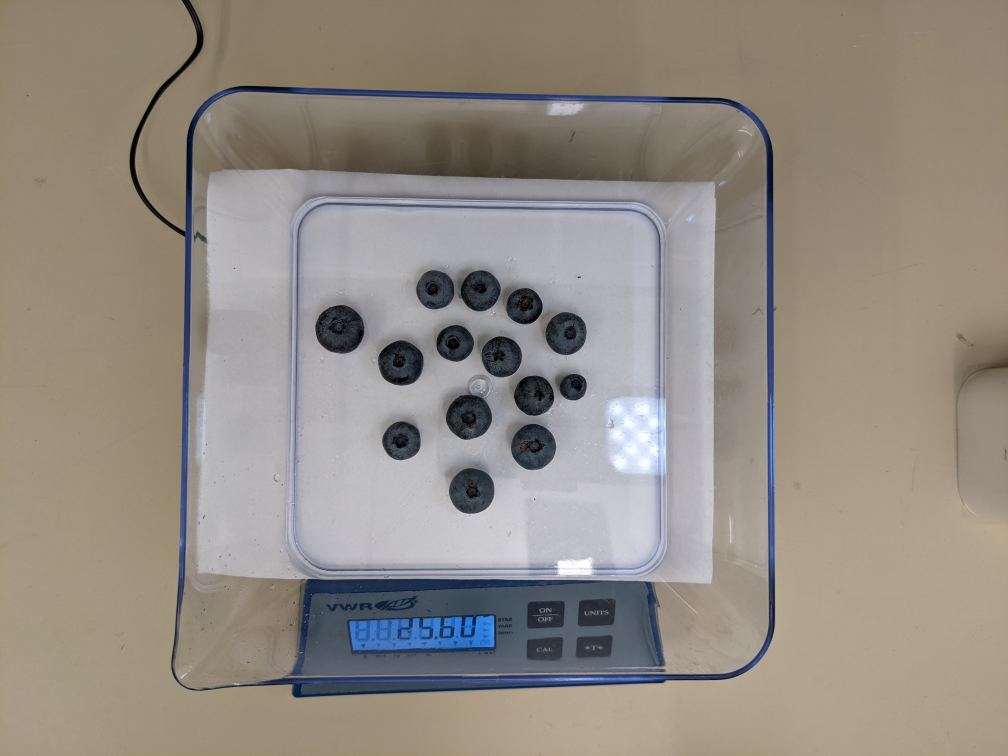
#> input picture analysis/fixed_final/train/13-315_R2S2.jpg, 4032 x 3024 px, given as the content of the folder ses/Fall22Lab/Data2023-20230714T162453Z-001/Data2023/BW0516/, which was not available (shown at 1/4 size)
$ python blueberry_final.py
#> lines starting #> are read from the running program, lines starting #| are printed output that depends on the picture; after the words box and inside, x2 and y2 are one past the last pixel; in counts of white or black regions, pixels touching at a corner belong together; long printed decimals are rounded; pictures that were not available may be replaced by others from this repository, and a replacement may not be noted

import os
import numpy as np
import sys
import cv2
import matplotlib.pyplot as plt

from kivyapp.blueberry import SCALING_FACTOR

#SCALING_FACTOR = 0.5
np.set_printoptions(suppress=True)
def findRealBlueBerry(circles, colors):
    # stack together coord and color of circle center, with a threshold for the colors
    embedded_circle = np.hstack((circles[:,:2], np.where(colors<90, 0, 1000)))
    # calculate the mean of (x, y, blue, green, red)
    mean, std = np.mean(embedded_circle, axis = 0), np.std(embedded_circle, axis=0)
    # check the outliers of each (x, y, b, g, r), coord uses 2.5 * std, colors uses 1 * std or 2.5 std depending on std value
    #print(embedded_circle)
    #print(mean)
    #print(std)
    if (any(std[2:] > 100)):
        #print(np.abs(embedded_circle - mean))
        element_is_outlier = np.abs(embedded_circle - mean) > ([3, 3, 1, 1, 1]*std)
    else:
        element_is_outlier = np.abs(embedded_circle - mean) > ([3, 3, 2.5, 2.5, 2.5]*std)
    # compile for each circle
    circle_is_outlier = np.any(element_is_outlier, axis = 1)
    #print(mean + 1.5*std)
    #print(element_is_outlier)
    real_circles = np.array([])
    for i,is_outlier in enumerate(circle_is_outlier):
        if not is_outlier:
            real_circles = np.concatenate((real_circles, circles[i]))
    return real_circles.reshape(-1,3)

def findCircleAverageColor(img, circles):
    colors = []
    for i in circles:
        #print(i[:2].astype(int))
        mask = np.zeros(img.shape[:2], dtype="uint8")
        cv2.circle(mask,tuple(i[:2].astype(int)), i[2].astype(int), 1, thickness=-1)
        this_circle = cv2.bitwise_and(img, img, mask=mask)
        color = (np.sum(this_circle.reshape(-1,3), axis=0) / (np.pi*np.power(i[2],2)))
        colors.append(color)
    return np.array(colors).astype(int)

# otsu threshold https://docs.opencv.org/4.x/d7/d4d/tutorial_py_thresholding.html
# [5 lines left out: function otsuThresholding, not called in this run]
def adaptiveThreshold(img):
    return cv2.adaptiveThreshold(img, 255, cv2.ADAPTIVE_THRESH_MEAN_C, cv2.THRESH_BINARY_INV, 11, 7)

# regiongrowing - watershed https://docs.opencv.org/4.x/d3/db4/tutorial_py_watershed.html
def watershed(original, berries, berries_center):
    # [4 lines of commented-out code are left out]
    fg = np.uint8(berries_center)
    unknown = cv2.subtract(berries, fg)

    ret, markers = cv2.connectedComponents(fg)
    markers = markers+1
    markers[unknown==1] = 0

    markers = cv2.watershed(original, markers)
    #original[markers == -1] = [0,0,255]
    markers = np.where(markers == -1, 1, markers)
    return markers, unknown, fg, berries#, dist_transform


# [17 lines left out: functions colorEmphasis, HDI, not called in this run]

def circularity(img, num_circles):
    output = np.zeros(num_circles)

    for i in range(num_circles):
        x_coord, y_coord = np.where(img == i+2)
        circle_area = len(x_coord)
        circle_center = [np.mean(x_coord), np.mean(y_coord)]
        circle_radius = np.sqrt(circle_area/np.pi)

        circle = [int(circle_center[1]),int(circle_center[0]),int(circle_radius)]

        circle_img = np.where(img == i+2, 255, 0)
        contours, _ = cv2.findContours(circle_img.astype(np.uint8),1,2)
        enclose_cirlce_center, enclose_cirlce_radius = cv2.minEnclosingCircle(contours[0])
        #enclose_circle = [enclose_cirlce_center[0], enclose_cirlce_center[1], enclose_cirlce_radius]
        #plt.imshow(blob(circle_img))
        circle_img = np.stack((circle_img,circle_img,circle_img),axis=-1)

        color_ratio = findCircleAverageColor(circle_img, np.array([circle]))[0][0] / 255
        radius_ratio = circle_radius / enclose_cirlce_radius
        # [7 lines of commented-out code are left out]

        if color_ratio < 0.85 or radius_ratio < 0.7:
            output[i] = int(i+2)
    return output

def GenerateOutput(frame, folder, img_select, resolutions_scale = 500):
    if (frame.shape[0] < frame.shape[1]):
        frame = cv2.rotate(frame,cv2.ROTATE_90_CLOCKWISE)
    #print(frame.shape)
    #frame = cv2.rotate(frame,cv2.ROTATE_90_CLOCKWISE)
    imgsz = (3*resolutions_scale,4*resolutions_scale)
    print(imgsz)
    frame = cv2.resize(frame, imgsz)
    #print(frame.shape)
    # find all circles [(cir_x, cir_y, radius), ...]
    try:
        os.mkdir("./output_{folder:s}/{src:d}".format(folder = folder, src = img_select+1))
    except:
        pass
    circles = cv2.HoughCircles(cv2.cvtColor(frame, cv2.COLOR_BGR2GRAY), cv2.HOUGH_GRADIENT, 1, 50,
                                   param1=100, param2=40, # 30, 25, 13
                                   minRadius=20, maxRadius=55)

    # outlier filter
    #mean_color = cv2.blur(frame,(3,3))
    center_colors = findCircleAverageColor(frame, circles[0,:])
    real_circles = findRealBlueBerry(circles[0,:], center_colors)

    # circle visualize
    raw_circle = frame.copy()
    raw_circle_mask = np.zeros(raw_circle.shape[:2], dtype="uint8")
    blueberry_center = raw_circle_mask.copy()
    if circles is not None:
            circles = np.uint16(np.around(circles))
            for i in circles[0, :]:
                center = (i[0], i[1])
                # circle center
                cv2.circle(raw_circle, center, 4, (0,255,0), 2)
                # circle outline
                radius = i[2]
                cv2.circle(raw_circle, center, radius, (0,255,0), 2)

            real_circles = np.uint16(np.around(real_circles))
            for i in real_circles[:]:
                center = (i[0], i[1])

                # circle center
                cv2.circle(raw_circle, center, 1, (0,255,255), 2)
                # circle outline
                radius = i[2]
                cv2.circle(raw_circle, center, radius, (0,255,255), 2)
                #raw_circle_mask = cv2.circle(raw_circle_mask, center, radius+30, 1, thickness=-1)
                raw_circle_mask = cv2.circle(raw_circle_mask, center, radius+40, 1, thickness=-1)
                blueberry_center = cv2.circle(blueberry_center, center, 25, 1, thickness=-1)

    y_bounds = [np.min(np.nonzero(raw_circle_mask)[0]), np.max(np.nonzero(raw_circle_mask)[0])]
    x_bounds = [np.min(np.nonzero(raw_circle_mask)[1]), np.max(np.nonzero(raw_circle_mask)[1])]
    cv2.rectangle(raw_circle,(x_bounds[0],y_bounds[0]),(x_bounds[1],y_bounds[1]),(255,0,0),5)
    #print(y_bounds, x_bounds)

    focused_frame = frame[y_bounds[0]:y_bounds[1],x_bounds[0]:x_bounds[1],:]
    focused_mask = raw_circle_mask[y_bounds[0]:y_bounds[1],x_bounds[0]:x_bounds[1]]
    focused_center = blueberry_center[y_bounds[0]:y_bounds[1],x_bounds[0]:x_bounds[1]]

    blueberry_stage_4 = watershed(focused_frame,focused_mask,focused_center)

    non_circles = circularity(blueberry_stage_4[0], np.max(blueberry_stage_4[0])-1)
    #print(non_circles)
    filtered_final_stage = blueberry_stage_4[0].copy()
    filtered_final_stage[np.isin(filtered_final_stage,non_circles)] = 1
    num_filtered = np.count_nonzero(non_circles)
    #print(num_filtered)

    focus_area = (y_bounds[1]-y_bounds[0]) * (x_bounds[1] - x_bounds[0])
    background_area = np.count_nonzero(blueberry_stage_4[0] == 1)
    final = np.uint8(np.where(blueberry_stage_4[0] == 1, 0, 255))
    final_inv = np.uint8(np.where(blueberry_stage_4[0] == 1, 255, 0))
    area = (focus_area - background_area)/(np.max(blueberry_stage_4[0])-1)

    background_area_f = np.count_nonzero(filtered_final_stage == 1)
    final_f = np.uint8(np.where(filtered_final_stage == 1, 0, 255))
    final_inv_f = np.uint8(np.where(filtered_final_stage == 1, 255, 0))
    filtered_area = (focus_area - background_area_f)/(np.max(blueberry_stage_4[0])-1-num_filtered) # area at 2000x1500, not scaled back to 4032x3024
    percent_area_change = 100*((filtered_area-area)/area)
    print("\tcount: ", np.max(blueberry_stage_4[0])-1)
    print("\tavg area: ", area, "\n\tfiltered avg: ", filtered_area, "\n\t# filtered", num_filtered, "\n\t% change: ", percent_area_change)
    print("tests: ", filtered_final_stage.shape)
    print("tests: ", focus_area)
    print("tests: ", background_area_f)
    print("tests: ",(np.max(blueberry_stage_4[0])-1-num_filtered))
    #np.savetxt("/home/lixin/Classes/Fall22Lab/blueberry_final.csv", )
    #print("tests: ", frame.shape)
    final = cv2.bitwise_and(focused_frame,focused_frame,mask=final)
    final_f = cv2.bitwise_and(focused_frame,focused_frame,mask=final_f)
    final_inv_f = cv2.bitwise_and(focused_frame,focused_frame,mask=final_inv_f)

    texts = final.copy()#np.zeros(focused_frame.shape,dtype=np.uint8)
    # [13 lines of commented-out code are left out]


    overall = np.hstack((texts, final_f, final_inv_f))
    overall_g = np.hstack((blueberry_stage_4[0],filtered_final_stage,blueberry_stage_4[0]-filtered_final_stage))
    normalized_watershed = np.uint8(overall_g*255/np.max(overall_g))

    fig, axes = plt.subplots(3,1)
    axes[0].imshow(overall)
    axes[1].imshow(overall_g)
    axes[2].imshow(raw_circle)
    #plt.imshow(frame)
    #plt.show()

    cv2.imwrite('./output_{folder:s}/{src:d}/{ver:d}.jpg'.format(folder = folder, src = img_select+1, ver = img_select+1), raw_circle)
    cv2.imwrite('./output_{folder:s}/{src:d}/{ver:d}_watershed.jpg'.format(folder = folder, src = img_select+1, ver = img_select+1), normalized_watershed)
    #cv2.imwrite('./output/{src:d}/{ver:d}_stage_2.jpg'.format(src = img_select+1, ver = img_select+1), blueberry_stage_2)
    cv2.imwrite('./output_{folder:s}/{src:d}/{ver:d}_output.jpg'.format(folder = folder, src = img_select+1, ver = img_select+1), overall)
    print('./output_{folder:s}/{src:d}/{ver:d}_output.jpg'.format(folder = folder, src = img_select+1, ver = img_select+1))
    #print(sys.argv[:])
    print("\n")
    plt.close()
    return np.max(blueberry_stage_4[0])-1, area, filtered_area

if __name__ == "__main__":
    img_dirs = []
    # [4 lines of commented-out code are left out]
    img_folder = "/home/lixin/Classes/Fall22Lab/Data2023-20230714T162453Z-001/Data2023/BW0516/"
    folder = "brewton" #470
    # [4 lines of commented-out code are left out]

    resolutions_scale = 410 #500
    for image in os.listdir(img_folder):
        if image.endswith(".jpg"):
            img_dirs.append(image)
    img_dirs = np.sort(img_dirs)
    if len(sys.argv) > 1:
        img_select = int(sys.argv[1])-1
    else:
        img_select = None

    results = []
    if img_select is None:
        for i, img_file in enumerate(img_dirs):
            print(i)
            frame = cv2.imread(img_folder + img_file)
#> frame is the input picture: shape (3024, 4032, 3); mean B, G, R 131, 140, 147.1
            count, area, filtered = GenerateOutput(frame, folder, i, resolutions_scale=resolutions_scale)
#> in GenerateOutput, `circles = cv2.HoughCircles(cv2.cvtColor(frame, cv2.COLOR_BGR2GRAY), cv..`: circles = 14 rows, first 8: [502.5, 867.5, 37.1], [648.5, 815.5, 33.2], [638.5, 652.5, 36.6], [551.5, 762.5, 36.6], [757.5, 707.5, 31.4], [757.5, 781.5, 31.9], [511.5, 653.5, 31.3], [685.5, 920.5, 33.8]
#> the loop in findCircleAverageColor, `for i in circles:` made 14 passes
#> (i, color) on passes 1 to 4: ([502.5, 867.5, 37.1], [61.71, 53.96, 47.35]), ([648.5, 815.5, 33.2], [50.93, 45.22, 40.08]), ([638.5, 652.5, 36.6], [41.73, 35.76, 30.45]), ([551.5, 762.5, 36.6], [46.37, 41.62, 36.98])
#> after the loop in findCircleAverageColor, `for i in circles:`:
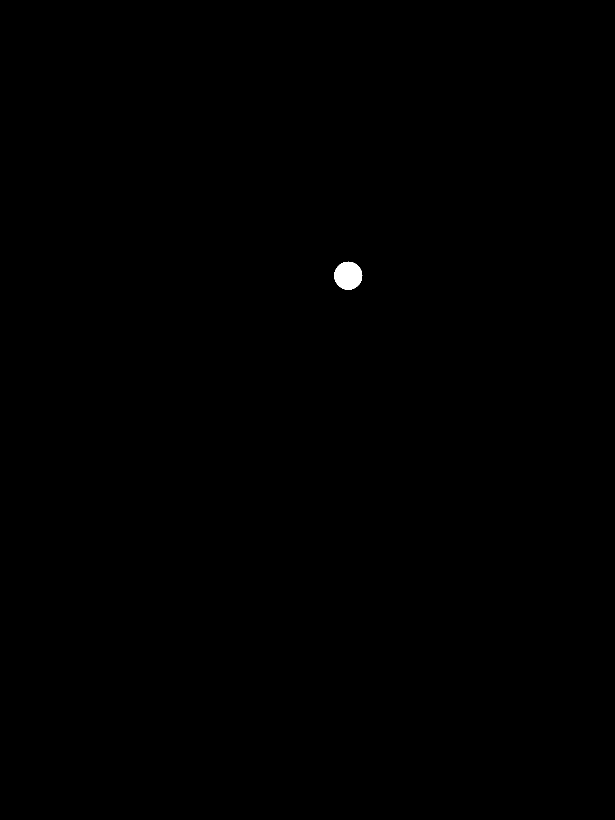
#> mask: shape (1640, 1230) (shown at 1/2 size); values 0 (black) and 1 (white), 0.12% white; 1 white region, box (x1, y1, x2, y2) and area: (668, 523, 725, 580) 2453
#> after the loop in findCircleAverageColor, `for i in circles:`: colors = 14 items, first 6: [61.71, 53.96, 47.35], [50.93, 45.22, 40.08], [41.73, 35.76, 30.45], [46.37, 41.62, 36.98], [58.61, 51.58, 45.46], [45.26, 39.52, 34.02]
#> in GenerateOutput, `center_colors = findCircleAverageColor(frame, circles[0,:])`: center_colors = 14 rows, first 8: [61, 53, 47], [50, 45, 40], [41, 35, 30], [46, 41, 36], [58, 51, 45], [45, 39, 34], [59, 52, 46], [55, 48, 42]
#> in findRealBlueBerry, `embedded_circle = np.hstack((circles[:,:2], np.where(colors<90, 0, 100..`: embedded_circle = 14 rows, first 6: [502.5, 867.5, 0, 0, 0], [648.5, 815.5, 0, 0, 0], [638.5, 652.5, 0, 0, 0], [551.5, 762.5, 0, 0, 0], [757.5, 707.5, 0, 0, 0], [757.5, 781.5, 0, 0, 0]
#> in findRealBlueBerry, `mean, std = np.mean(embedded_circle, axis = 0), np.std(embedded_circle..`: mean = [607.9, 783.9, 71.43, 71.43, 71.43]; std = [121.3, 118.4, 257.5, 257.5, 257.5]
#> in findRealBlueBerry, `element_is_outlier = np.abs(embedded_circle - mean) > ([3, 3, 1, 1, 1]..`: element_is_outlier = 14 rows, first 6: [False, False, False, False, False], [False, False, False, False, False], [False, False, False, False, False], [False, False, False, False, False], [False, False, False, False, False], [False, False, False, False, False]
#> in findRealBlueBerry, `circle_is_outlier = np.any(element_is_outlier, axis = 1)`: circle_is_outlier = [False, False, False, False, False, False, False, False, False, False, False, True, False, False]
#> the loop in findRealBlueBerry, `for i,is_outlier in enumerate(circle_is_outlier):` made 14 passes
#> (is_outlier, real_circles) on passes 1 to 3: (False, [502.5, 867.5, 37.1]), (False, [502.5, 867.5, 37.1, 648.5, 815.5, 33.2]), (False, [502.5, 867.5, 37.1, 648.5, 815.5, 33.2, 638.5, 652.5, 36.6])
#> after the loop in findRealBlueBerry, `for i,is_outlier in enumerate(circle_is_outlier):`: real_circles = 39 values, max 920.5 at index 22, min 28.6 at index 35, mean 475.4
#> in GenerateOutput, `real_circles = findRealBlueBerry(circles[0,:], center_colors)`: real_circles = 13 rows, first 8: [502.5, 867.5, 37.1], [648.5, 815.5, 33.2], [638.5, 652.5, 36.6], [551.5, 762.5, 36.6], [757.5, 707.5, 31.4], [757.5, 781.5, 31.9], [511.5, 653.5, 31.3], [685.5, 920.5, 33.8]
#> in GenerateOutput, `circles = np.uint16(np.around(circles))`: circles = 14 rows, first 8: [502, 868, 37], [648, 816, 33], [638, 652, 37], [552, 762, 37], [758, 708, 31], [758, 782, 32], [512, 654, 31], [686, 920, 34]
#> the loop in GenerateOutput, `for i in circles[0, :]:` made 14 passes
#> after the loop in GenerateOutput, `for i in circles[0, :]:`:
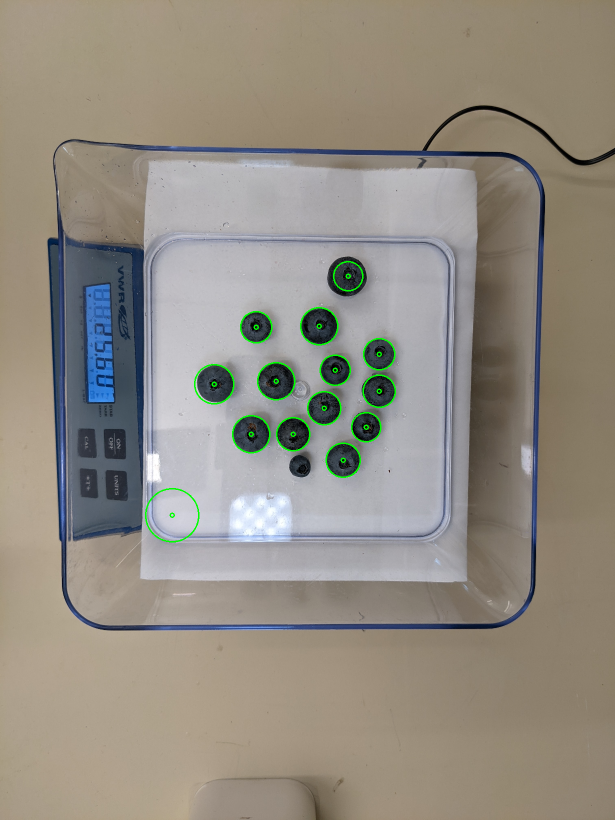
#> raw_circle: shape (1640, 1230, 3) (shown at 1/2 size); mean of channels 0, 1, 2 130.3, 140.7, 146.5; drawn as B, G, R
#> in GenerateOutput, `real_circles = np.uint16(np.around(real_circles))`: real_circles = 13 rows, first 8: [502, 868, 37], [648, 816, 33], [638, 652, 37], [552, 762, 37], [758, 708, 31], [758, 782, 32], [512, 654, 31], [686, 920, 34]
#> the loop in GenerateOutput, `for i in real_circles[:]:` made 13 passes
#> after the loop in GenerateOutput, `for i in real_circles[:]:`:
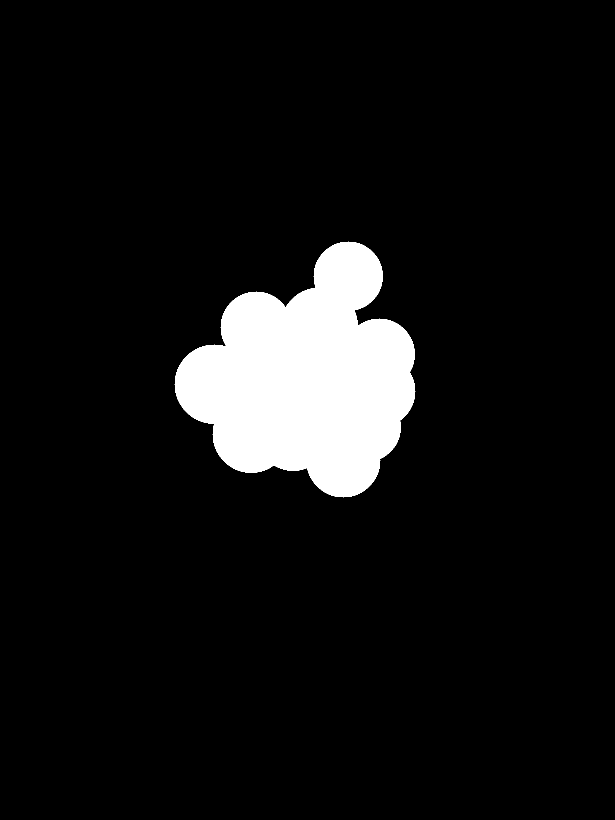
#> raw_circle_mask: shape (1640, 1230) (shown at 1/2 size); values 0 (black) and 1 (white), 7.7% white; 1 white region, box (x1, y1, x2, y2) and area: (349, 483, 831, 995) 154319
#> in GenerateOutput, `y_bounds = [np.min(np.nonzero(raw_circle_mask)[0]), np.max(np.nonzero(..`: y_bounds = [483, 994]
#> in GenerateOutput, `x_bounds = [np.min(np.nonzero(raw_circle_mask)[1]), np.max(np.nonzero(..`: x_bounds = [349, 830]
#> in watershed, `ret, markers = cv2.connectedComponents(fg)`: ret = 14
#> in watershed, `markers = np.where(markers == -1, 1, markers)`:
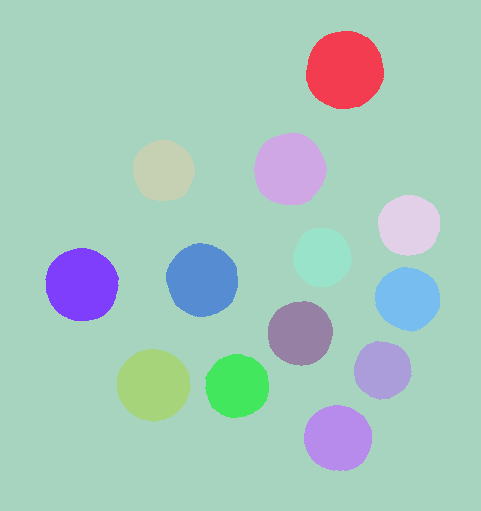
#> markers: shape (511, 481) int32; 14 distinct labels, from 1 to 14; one colour per label, 0 black
#> the loop in circularity, `for i in range(num_circles):` made 13 passes
#> (circle_area, circle_center, circle_radius, circle, enclose_cirlce_center, enclose_cirlce_radius, color_ratio, radius_ratio) on passes 1 to 3: (4803, [69.66, 344.3], 39.1, [344, 69, 39], (344.2, 69.75), 39.92, 0.984, 0.979), (4119, [168.9, 289.4], 36.21, [289, 168, 36], (289, 168.7), 37.08, 0.98, 0.976), (2991, [170.3, 163.1], 30.86, [163, 170, 30], (163.3, 170.5), 31.6, 0.996, 0.976)
#> after the loop in circularity, `for i in range(num_circles):`:
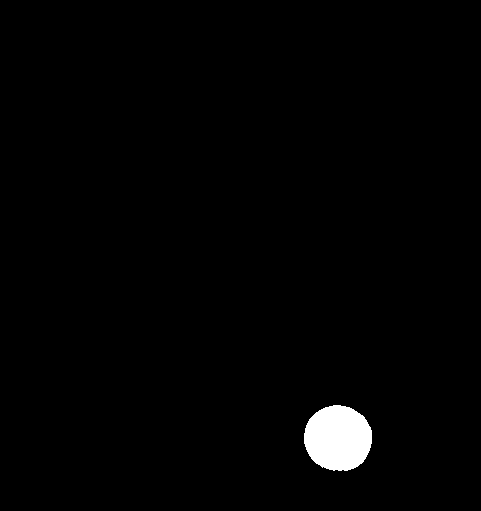
#> circle_img: shape (511, 481, 3) int64; 1.4% white; 1 white region, box (x1, y1, x2, y2) and area: (304, 405, 372, 471) 3542
#> in GenerateOutput, `non_circles = circularity(blueberry_stage_4[0], np.max(blueberry_stage..`: non_circles = [0, 0, 0, 0, 0, 0, 0, 0, 0, 0, 0, 0, 0]
#> in GenerateOutput, `num_filtered = np.count_nonzero(non_circles)`: num_filtered = 0
#> in GenerateOutput, `focus_area = (y_bounds[1]-y_bounds[0]) * (x_bounds[1] - x_bounds[0])`: focus_area = 245791
#> in GenerateOutput, `background_area = np.count_nonzero(blueberry_stage_4[0] == 1)`: background_area = 199812
#> in GenerateOutput, `area = (focus_area - background_area)/(np.max(blueberry_stage_4[0])-1)`: area = 3536.8
#> in GenerateOutput, `background_area_f = np.count_nonzero(filtered_final_stage == 1)`: background_area_f = 199812
#> in GenerateOutput, `filtered_area = (focus_area - background_area_f)/(np.max(blueberry_sta..`: filtered_area = 3536.8
#> in GenerateOutput, `percent_area_change = 100*((filtered_area-area)/area)`: percent_area_change = 0
#| 	count:  13
#| 	avg area:  3536.846
#| 	filtered avg:  3536.846
#| 	# filtered 0
#> (further printed lines are left out)
#| tests:  (511, 481)
#| tests:  245791
#| tests:  199812
#| tests:  13
#> in GenerateOutput, `normalized_watershed = np.uint8(overall_g*255/np.max(overall_g))`:
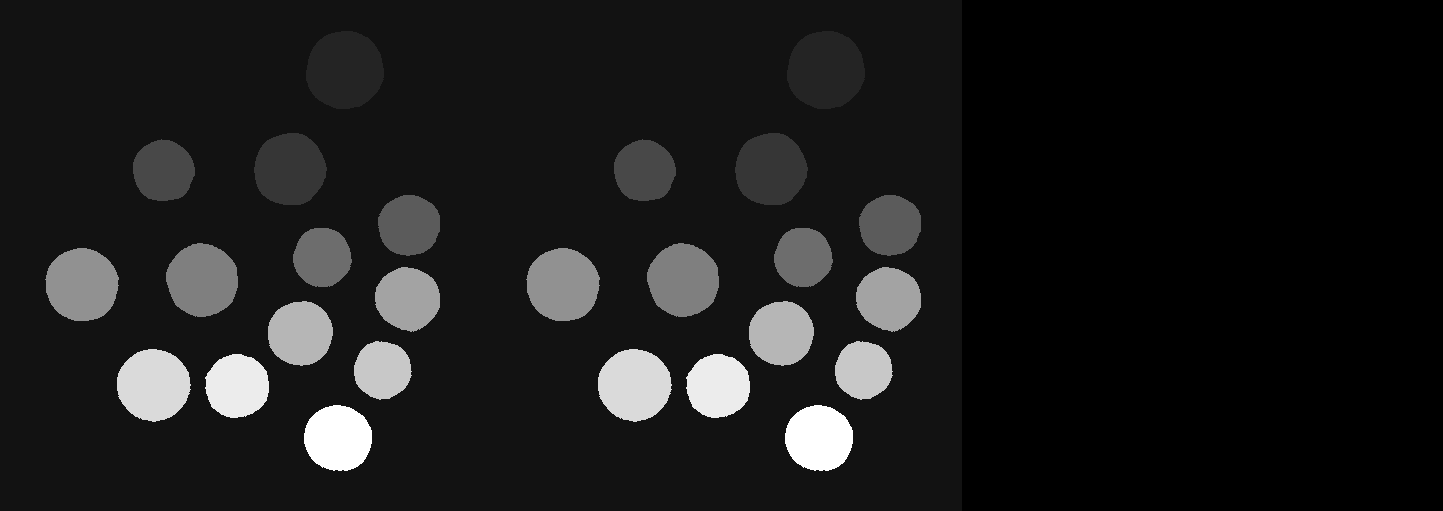
#> normalized_watershed: shape (511, 1443); min 0, max 255, mean 27.5
#> count = 13; area = 3536.8; filtered = 3536.8
            results.append([img_file, count, area, filtered])
        np.savetxt("/home/lixin/Classes/Fall22Lab/blueberry_final.csv",np.array(results),delimiter=',',header='file,count,area,filtered',fmt="%s")
    else:
        frame = cv2.imread(img_folder + img_dirs[img_select])
        count, area, filtered = GenerateOutput(frame, folder, img_select, resolutions_scale=resolutions_scale)
        #results.append([img_dirs[img_select], count, area, filtered])
